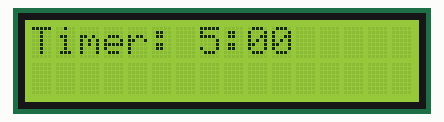
This sketch was run on a simulated Arduino Uno, built with avr-gcc and run on an emulated ATmega328P. On the bench: 16×2 character LCD.

Above: at 0.1 s.
At 4.1 s:
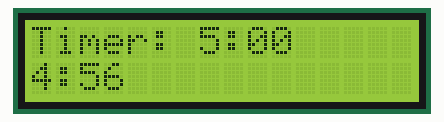
At 9.1 s:
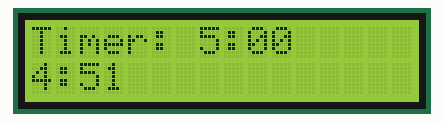
At 19.1 s:
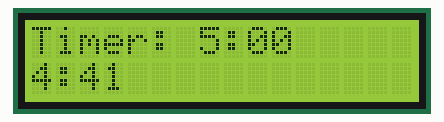
At 28.1 s:
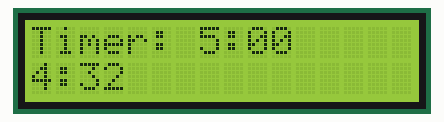
At 38.1 s:
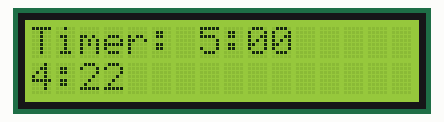

The sketch:

FiveMinuteTimerWithReset.ino
```cpp
// This sketch uses the LiquidCrystal library to control the display.
// The setup function initializes the display and sets the start time of the timer.
// The loop function decrements the timer every second and displays the remaining time on the second line of the display.
// When the timer reaches 0, the display shows "Time's up!" and the loop stops.
// To restart the timer, simply press the reset button on the Arduino board.


#include <LiquidCrystal.h>

LiquidCrystal lcd(8, 9, 4, 5, 6, 7);

int timer = 300; // 5 minutes in seconds
unsigned long startTime;

void setup() {
  lcd.begin(16, 2);
  lcd.print("Timer: 5:00");
  startTime = millis();
}

void loop() {
  unsigned long currentTime = millis();
  if (currentTime - startTime >= 1000) { // decrement timer every second
    startTime = currentTime;
    timer--;
    if (timer <= 0) {
      lcd.clear();
      lcd.print("Time's up!");
      while (true); // stop the timer
    } else {
      lcd.setCursor(0, 1);
      lcd.print("     "); // clear the second line
      lcd.setCursor(0, 1);
      lcd.print(timer / 60); // print minutes
      lcd.print(":");
      lcd.print(timer % 60 / 10); // print tens of seconds
      lcd.print(timer % 60 % 10); // print units of seconds
    }
  }
}
```

Measured:
- what the display in image 1 shows lasts 1.0 s, from 4.1 s to 5.1 s
